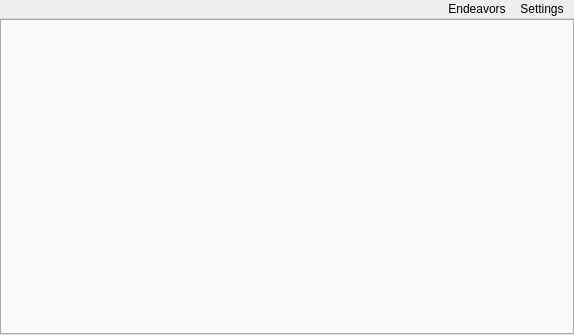
<?xml version="1.0" encoding="UTF-8"?>
<ui version="4.0">
 <class>QMainWindowWidget</class>
 <widget class="QMainWindow" name="QMainWindowWidget">
  <property name="geometry">
   <rect>
    <x>0</x>
    <y>0</y>
    <width>574</width>
    <height>335</height>
   </rect>
  </property>
  <property name="windowTitle">
   <string>PersonalProjects</string>
  </property>
  <property name="windowIcon">
   <iconset resource="resources.qrc">
    <normaloff>:/images/personalprojects.ico</normaloff>:/images/personalprojects.ico</iconset>
  </property>
  <property name="layoutDirection">
   <enum>Qt::LeftToRight</enum>
  </property>
  <widget class="QWidget" name="centralWidget">
   <layout class="QGridLayout" name="gridLayout">
    <property name="leftMargin">
     <number>0</number>
    </property>
    <property name="topMargin">
     <number>0</number>
    </property>
    <property name="rightMargin">
     <number>0</number>
    </property>
    <property name="bottomMargin">
     <number>0</number>
    </property>
    <property name="spacing">
     <number>0</number>
    </property>
    <item row="0" column="0">
     <widget class="QTabWidget" name="tabMain">
      <property name="iconSize">
       <size>
        <width>25</width>
        <height>25</height>
       </size>
      </property>
     </widget>
    </item>
   </layout>
  </widget>
  <widget class="QMenuBar" name="menuBar">
   <property name="geometry">
    <rect>
     <x>0</x>
     <y>0</y>
     <width>574</width>
     <height>21</height>
    </rect>
   </property>
   <property name="acceptDrops">
    <bool>false</bool>
   </property>
   <property name="layoutDirection">
    <enum>Qt::RightToLeft</enum>
   </property>
   <property name="nativeMenuBar">
    <bool>false</bool>
   </property>
   <widget class="QMenu" name="menuSettings">
    <property name="toolTip">
     <string>Settings</string>
    </property>
    <property name="title">
     <string>Settings</string>
    </property>
    <addaction name="actionMove_Database"/>
    <addaction name="actionBackup_Database"/>
    <addaction name="actionRestore_Default_Settings"/>
   </widget>
   <widget class="QMenu" name="menuEndeavors">
    <property name="toolTip">
     <string>Endeavors</string>
    </property>
    <property name="title">
     <string>Endeavors</string>
    </property>
    <addaction name="actionNew"/>
    <addaction name="actionTest"/>
   </widget>
   <addaction name="menuSettings"/>
   <addaction name="menuEndeavors"/>
  </widget>
  <action name="actionNew">
   <property name="icon">
    <iconset resource="resources.qrc">
     <normaloff>:/images/tabgeneral.png</normaloff>:/images/tabgeneral.png</iconset>
   </property>
   <property name="text">
    <string>Add Endeavor</string>
   </property>
   <property name="toolTip">
    <string>Add A New Endeavor</string>
   </property>
  </action>
  <action name="actionMove_Database">
   <property name="icon">
    <iconset resource="resources.qrc">
     <normaloff>:/images/settings.png</normaloff>:/images/settings.png</iconset>
   </property>
   <property name="text">
    <string>Move Database</string>
   </property>
   <property name="toolTip">
    <string>Use this if you intend to use a syncronization tool such as Dropbox to sync the work between multiple devices.</string>
   </property>
   <property name="menuRole">
    <enum>QAction::ApplicationSpecificRole</enum>
   </property>
  </action>
  <action name="actionRestore_Default_Settings">
   <property name="enabled">
    <bool>false</bool>
   </property>
   <property name="icon">
    <iconset resource="resources.qrc">
     <normaloff>:/images/restoredb.png</normaloff>:/images/restoredb.png</iconset>
   </property>
   <property name="text">
    <string>Restore Default Settings</string>
   </property>
   <property name="toolTip">
    <string>This would delete all your information and restore the default database. </string>
   </property>
  </action>
  <action name="actionBackup_Database">
   <property name="icon">
    <iconset resource="resources.qrc">
     <normaloff>:/images/backup.png</normaloff>:/images/backup.png</iconset>
   </property>
   <property name="text">
    <string>Backup Database</string>
   </property>
  </action>
  <action name="actionTest">
   <property name="text">
    <string>Test</string>
   </property>
  </action>
 </widget>
 <layoutdefault spacing="6" margin="11"/>
 <resources>
  <include location="resources.qrc"/>
 </resources>
 <connections/>
</ui>
